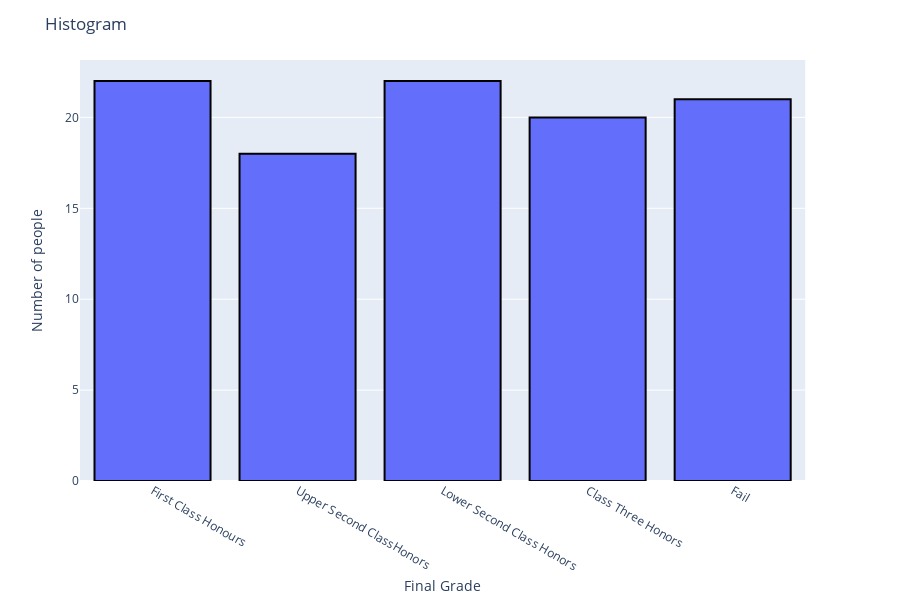

Write notebook code for a chart like this one.
### Code cell
# Create a histogram that is interactive
#fig = go.Figure()
fig = px.histogram(x=Male.Grade_Description, nbins=50) # Add Male only details and set nbins

# Add black line around the bars represented.
fig.data[0].marker.line.width = 2
fig.data[0].marker.line.color = "black"

# Add layout to the histogram
fig.update_layout(
    title="Histogram",
    xaxis_title="Final Grade",
    yaxis_title="Number of people",
)
fig.show() # Show

### Figure 1 — Plotly figure (JSON) as saved in the notebook; plotly's stock layout.template omitted (floating-point values rounded to 4 significant figures)
{"data": [{"alignmentgroup": "True", "bingroup": "x", "hoverlabel": {"namelength": 0}, "hovertemplate": "x=%{x}<br>count=%{y}", "legendgroup": "", "marker": {"color": "#636efa", "line": {"color": "black", "width": 2}}, "name": "", "nbinsx": 50, "offsetgroup": "", "orientation": "v", "showlegend": false, "type": "histogram", "x": ["First Class Honours", "First Class Honours", "First Class Honours", "First Class Honours", "First Class Honours", "First Class Honours", "First Class Honours", "First Class Honours", "First Class Honours", "First Class Honours", "First Class Honours", "First Class Honours", "First Class Honours", "First Class Honours", "First Class Honours", "First Class Honours", "First Class Honours", "First Class Honours", "First Class Honours", "First Class Honours", "First Class Honours", "First Class Honours", "Upper Second ClassHonors", "Upper Second ClassHonors", "Upper Second ClassHonors", "Upper Second ClassHonors", "Upper Second ClassHonors", "Upper Second ClassHonors", "Upper Second ClassHonors", "Upper Second ClassHonors", "Upper Second ClassHonors", "Upper Second ClassHonors", "Upper Second ClassHonors", "Upper Second ClassHonors", "Upper Second ClassHonors", "Upper Second ClassHonors", "Upper Second ClassHonors", "Upper Second ClassHonors", "Upper Second ClassHonors", "Upper Second ClassHonors", "Lower Second Class Honors", "Lower Second Class Honors", "Lower Second Class Honors", "Lower Second Class Honors", "Lower Second Class Honors", "Lower Second Class Honors", "Lower Second Class Honors", "Lower Second Class Honors", "Lower Second Class Honors", "Lower Second Class Honors", "Lower Second Class Honors", "Lower Second Class Honors", "Lower Second Class Honors", "Lower Second Class Honors", "Lower Second Class Honors", "Lower Second Class Honors", "Lower Second Class Honors", "Lower Second Class Honors", "Lower Second Class Honors", "Lower Second Class Honors", "Lower Second Class Honors", "Lower Second Class Honors", "Class Three Honors ", "Class Three Honors ", "Class Three Honors ", "Class Three Honors ", "Class Three Honors ", "Class Three Honors ", "Class Three Honors ", "Class Three Honors ", "Class Three Honors ", "Class Three Honors ", "Class Three Honors ", "Class Three Honors ", "Class Three Honors ", "Class Three Honors ", "Class Three Honors ", "Class Three Honors ", "Class Three Honors ", "Class Three Honors ", "Class Three Honors ", "Class Three Honors ", "Fail", "Fail", "Fail", "Fail", "Fail", "Fail", "Fail", "Fail", "Fail", "Fail", "Fail", "Fail", "Fail", "Fail", "Fail", "Fail", "Fail", "Fail", "Fail", "Fail", "Fail"], "xaxis": "x", "yaxis": "y"}], "layout": {"barmode": "relative", "height": 600, "legend": {"tracegroupgap": 0}, "margin": {"t": 60}, "title": {"text": "Histogram"}, "xaxis": {"anchor": "y", "domain": [0, 0.98], "title": {"text": "Final Grade"}}, "yaxis": {"anchor": "x", "domain": [0, 1], "title": {"text": "Number of people"}}}}
